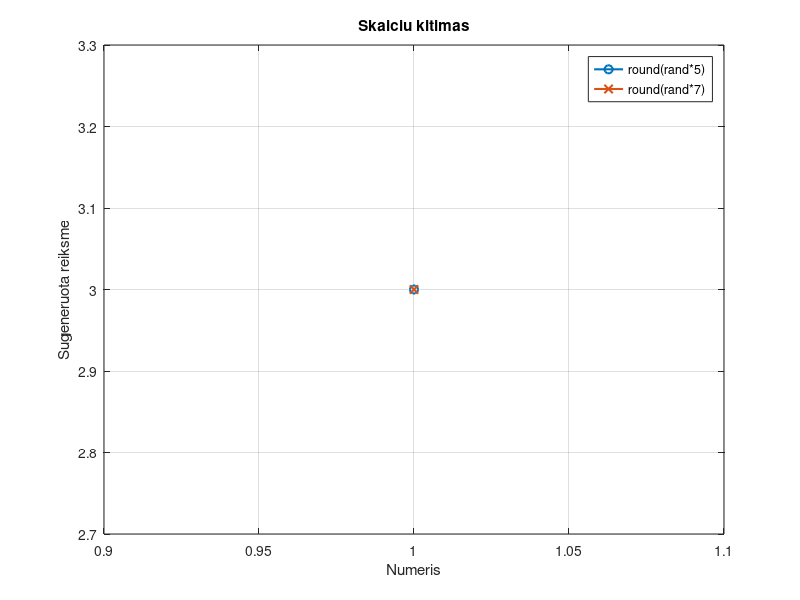

This chart was generated by the following MATLAB code:
% Chimene Mockute EEf-25/2
% 2026-10-06
% 5LD 2 uzd
masyvas1 = [];
masyvas2 = [];


while true
   
    sk1 = round(rand * 5);
    sk2 = round(rand * 7);

    masyvas1 = [masyvas1, sk1];
    masyvas2 = [masyvas2, sk2];

    if sk1 == sk2
        disp(['Skaicius lygus ', num2str(sk1)]);
        break; 
    end
end

figure;
plot(masyvas1, '-o', 'LineWidth', 1.5, 'DisplayName', 'round(rand*5)');
hold on;
plot(masyvas2, '-x', 'LineWidth', 1.5, 'DisplayName', 'round(rand*7)');
hold off;


title('Skaiciu kitimas');
xlabel('Numeris');
ylabel('Sugeneruota reiksme');
legend('show');
grid on;
